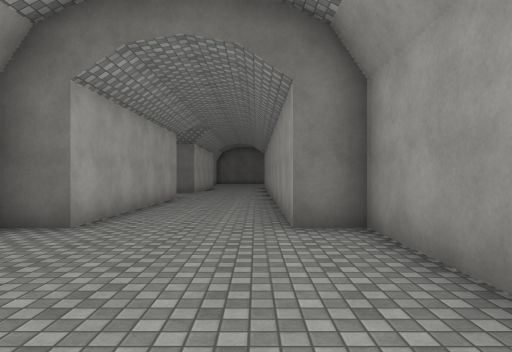
View 1 (above)

23 first-person views from a walk through a 3-D level made in the Unity game engine. The camera is 1.4 m above the floor, looks level and sees 75° across. The floor is counted in squares, 2 m on a side. Each view is taken from the middle of a square. On the plan, view 1 faces up. The plan holds only what a view shows up to about 10 squares ahead; the rest is blank. The place goes on beyond the plan. The player character is not drawn. Surface patterns are stand-ins for the level's own textures.

View 2
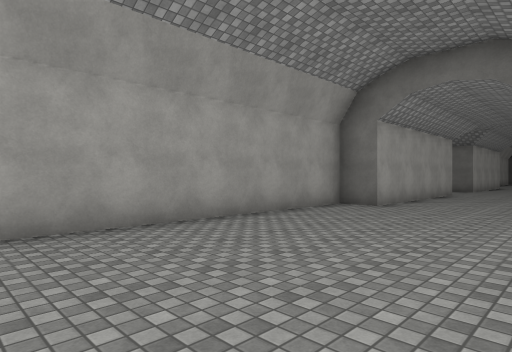

View 3
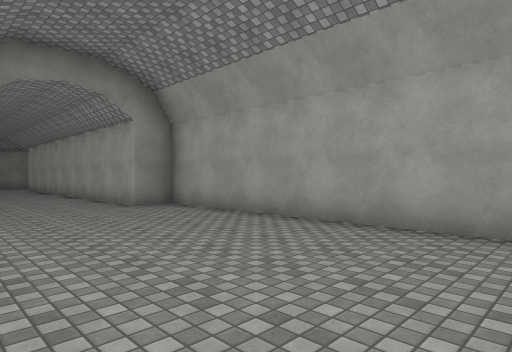

View 4
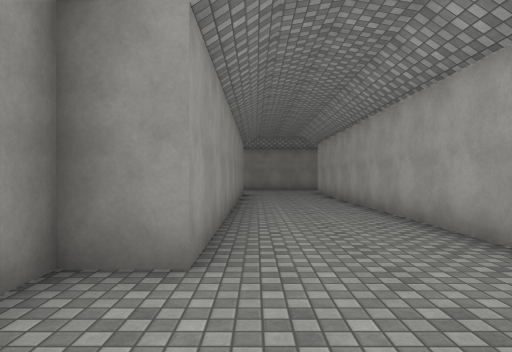

View 5
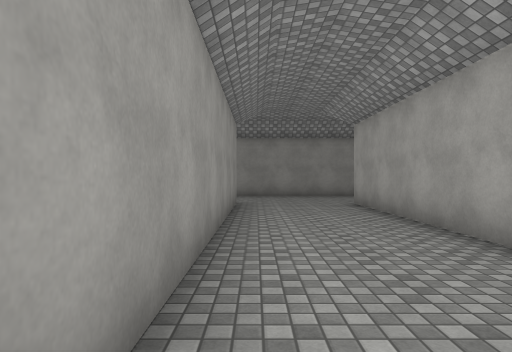

View 6
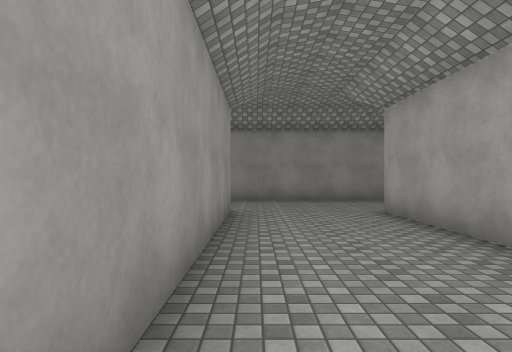

View 7
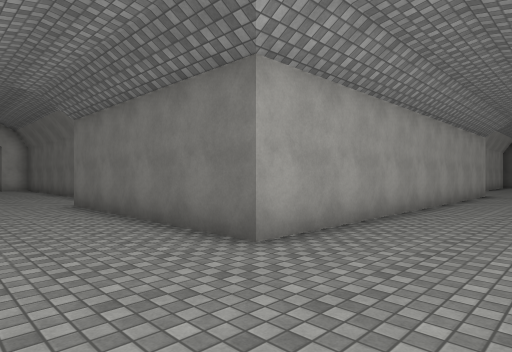

View 8
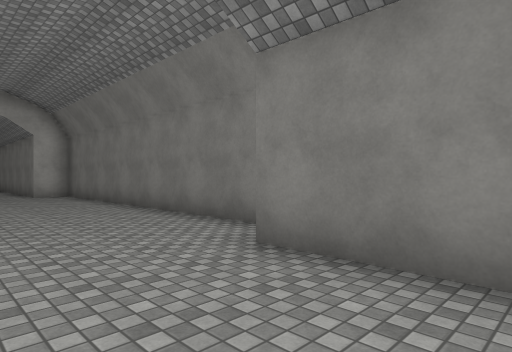

View 9
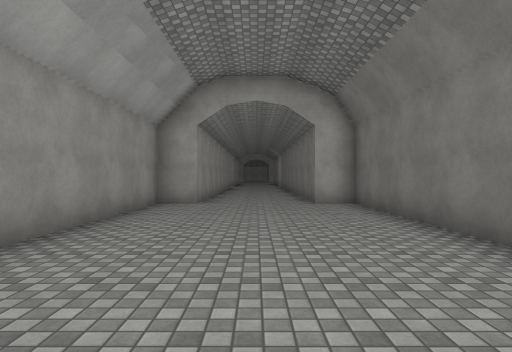

View 10
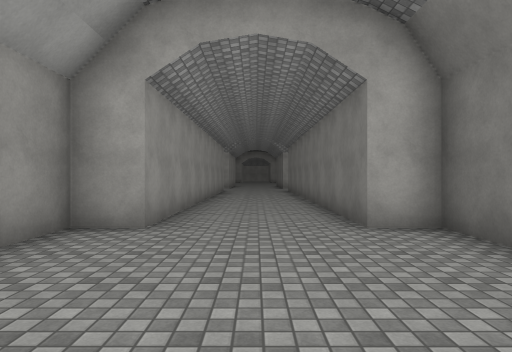

View 11
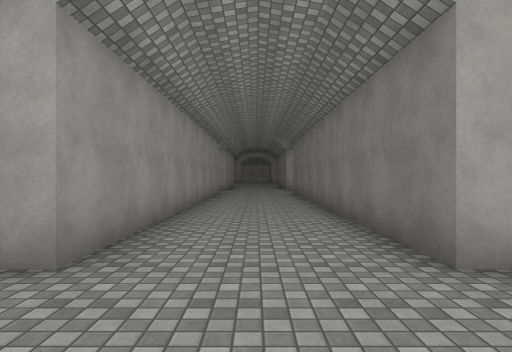

View 12
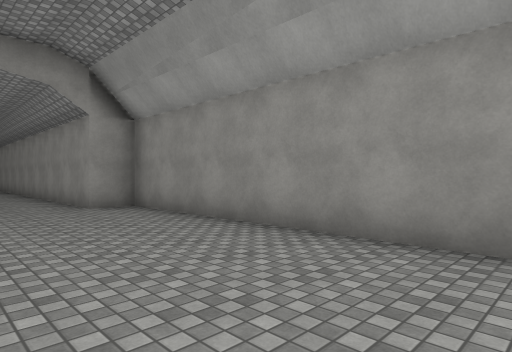

View 13
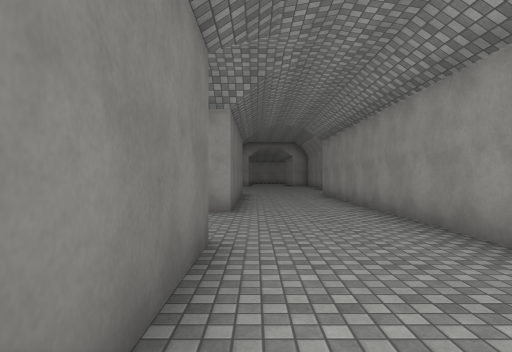

View 14
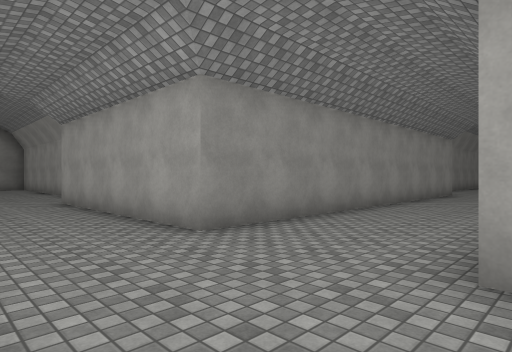

View 15
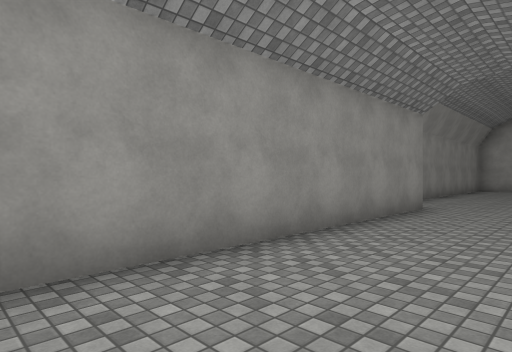

View 16
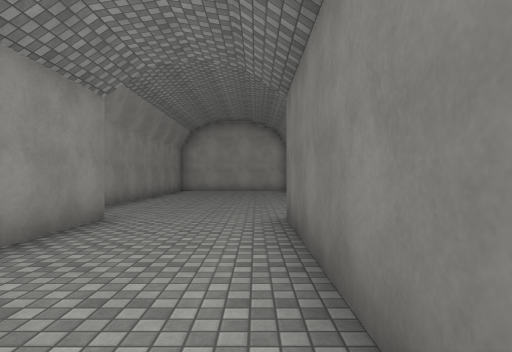

View 17
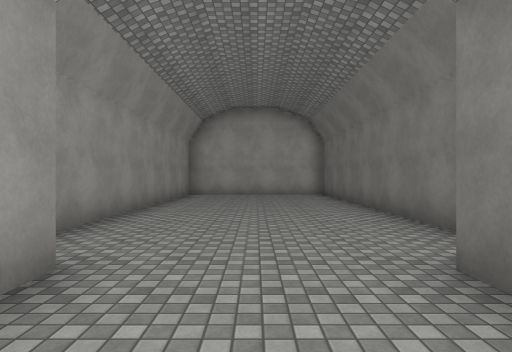

View 18
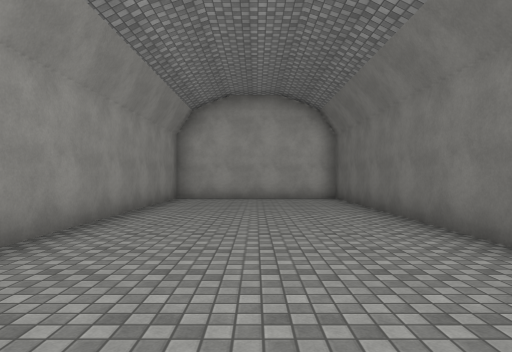

View 19
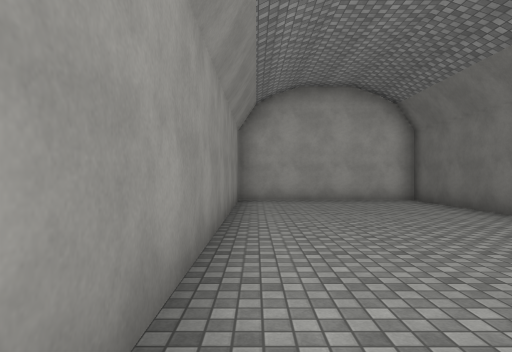

View 20
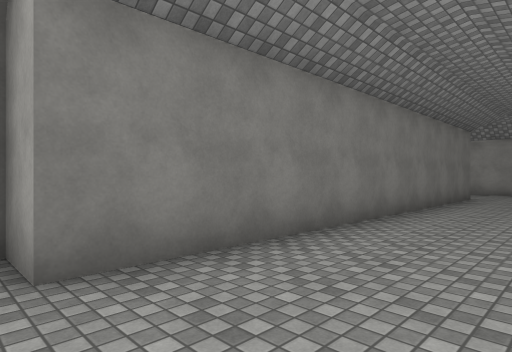

View 21
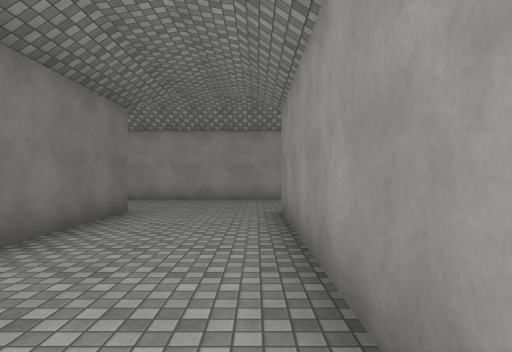

View 22
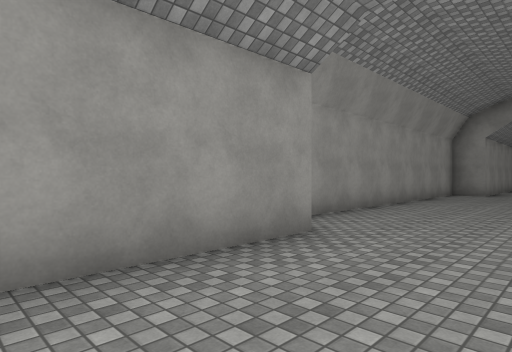

View 23
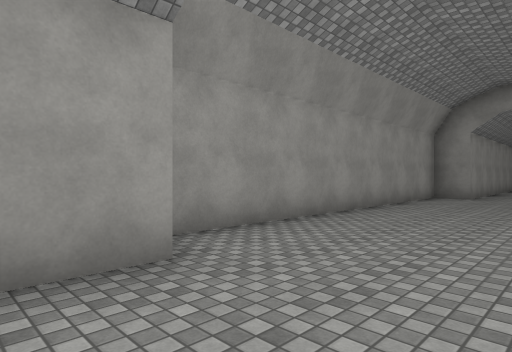

### Floor plan
Points are (right, up) in squares from view 1. A wall is a line through its corners. A room is listed if a view was taken in it or the views show most of it. See-through windows are left out.
Room 1 (views 1, 2, 3, 4, 5, 6, 7, 8, 9, 10, 11, 12, 13, 14, 15, 16, 17, 18, 19, 20, 21, 22, 23)
walls: (-9.5, -15.5) (-18.5, -15.5) (-18.5, -16.5) (-26, -16.5); (4, -16.5) (0.5, -16.5) (0.5, -5.5) (1.5, -5.5) (1.5, 4.5) (0.5, 4.5) (0.5, 14.8); (-2.5, 13.5) (-13.5, 13.5) (-13.5, 14.5); (-13.5, 10.5) (-2.5, 10.5) (-2.5, 4.5) (-3.5, 4.5) (-3.5, -5.5) (-2.5, -5.5) (-2.5, -16.5) (-8.5, -16.5); (-15.1, 14.5) (-23.5, 14.5) (-23.5, 9.5) (-14.6, 9.5); (-25.9, -19.5) (-18.5, -19.5) (-18.5, -20.5) (-8.5, -20.5) (-8.5, -19.5) (4, -19.5)

Positions as (right, up) in squares from view 1, and headings:
1: (0, 0), facing up
2: (1, -3), facing up-left
3: (1, 2), facing down-left
4: (0, -3), facing down
5: (0, -8), facing down
6: (0, -10), facing down
7: (0, -19), facing up-left
8: (-6, -19), facing up-left
9: (-10, -18), facing left
10: (-14, -18), facing left
11: (-16, -18), facing left
12: (-16, -17), facing down-right
13: (-6, -17), facing right
14: (0, 14), facing down-left
15: (-6, 13), facing down-left
16: (-8, 13), facing left
17: (-11, 12), facing left
18: (-13, 12), facing left
19: (-14, 10), facing left
20: (-14, 11), facing up-right
21: (-9, 11), facing right
22: (-2, 8), facing down-right
23: (-2, 6), facing down-right
